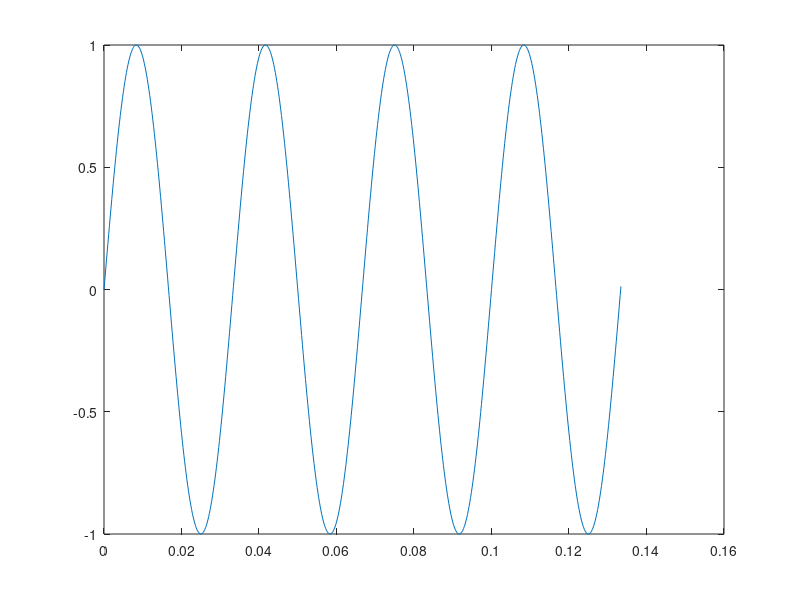

Write the MATLAB code that produced this figure.
function out = sineGen

fs = 5000; % Sampling frequency (samples per second) 
 dt = 1/fs; % seconds per sample 
 %StopTime = 0.25; % seconds 
 %t = (0:dt:StopTime)'; % seconds 
 F = 30; % Sine wave frequency (hertz) 
 %data = sin(2*pi*F*t);
 %plot(t,data)
 %%For one cycle get time period
 T = 4/(F);
 % time step for one time period 
 tt = 0:dt:T+dt;
 d = sin(2*pi*F*tt);
 plot(tt,d);
 out = d;
 
end